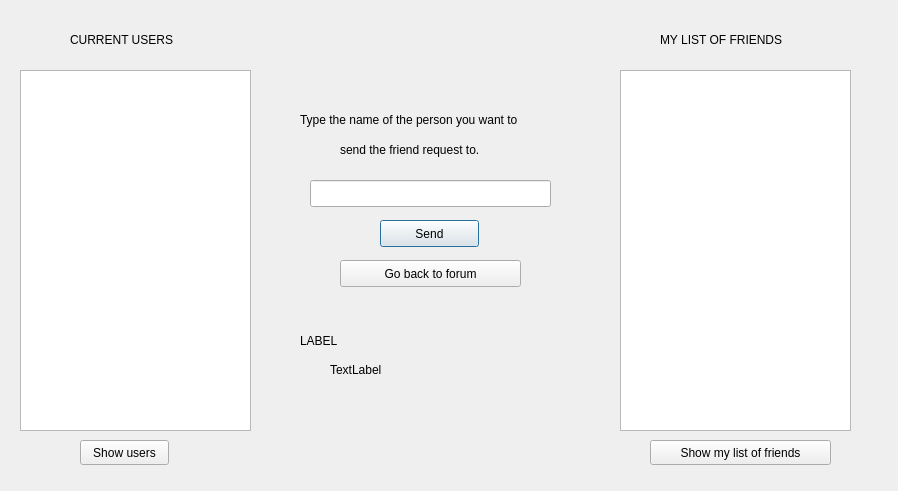
<?xml version="1.0" encoding="UTF-8"?>
<ui version="4.0">
 <class>Friends</class>
 <widget class="QDialog" name="Friends">
  <property name="geometry">
   <rect>
    <x>0</x>
    <y>0</y>
    <width>898</width>
    <height>491</height>
   </rect>
  </property>
  <property name="windowTitle">
   <string>Dialog</string>
  </property>
  <widget class="QTextEdit" name="textEdit">
   <property name="geometry">
    <rect>
     <x>20</x>
     <y>70</y>
     <width>231</width>
     <height>361</height>
    </rect>
   </property>
  </widget>
  <widget class="QLabel" name="label">
   <property name="geometry">
    <rect>
     <x>70</x>
     <y>30</y>
     <width>131</width>
     <height>20</height>
    </rect>
   </property>
   <property name="text">
    <string>CURRENT USERS</string>
   </property>
  </widget>
  <widget class="QLabel" name="label_2">
   <property name="geometry">
    <rect>
     <x>300</x>
     <y>110</y>
     <width>291</width>
     <height>20</height>
    </rect>
   </property>
   <property name="text">
    <string>Type the name of the person you want to</string>
   </property>
  </widget>
  <widget class="QPushButton" name="pushButton">
   <property name="geometry">
    <rect>
     <x>380</x>
     <y>220</y>
     <width>99</width>
     <height>27</height>
    </rect>
   </property>
   <property name="text">
    <string>Send</string>
   </property>
  </widget>
  <widget class="QPushButton" name="pushButton_2">
   <property name="geometry">
    <rect>
     <x>340</x>
     <y>260</y>
     <width>181</width>
     <height>27</height>
    </rect>
   </property>
   <property name="text">
    <string>Go back to forum</string>
   </property>
  </widget>
  <widget class="QLineEdit" name="lineEdit">
   <property name="geometry">
    <rect>
     <x>310</x>
     <y>180</y>
     <width>241</width>
     <height>27</height>
    </rect>
   </property>
  </widget>
  <widget class="QLabel" name="label_3">
   <property name="geometry">
    <rect>
     <x>340</x>
     <y>140</y>
     <width>231</width>
     <height>20</height>
    </rect>
   </property>
   <property name="text">
    <string>send the friend request to.</string>
   </property>
  </widget>
  <widget class="QLabel" name="label_4">
   <property name="geometry">
    <rect>
     <x>300</x>
     <y>330</y>
     <width>281</width>
     <height>21</height>
    </rect>
   </property>
   <property name="text">
    <string>LABEL</string>
   </property>
  </widget>
  <widget class="QPushButton" name="pushButton_3">
   <property name="geometry">
    <rect>
     <x>80</x>
     <y>440</y>
     <width>89</width>
     <height>25</height>
    </rect>
   </property>
   <property name="text">
    <string>Show users</string>
   </property>
  </widget>
  <widget class="QTextEdit" name="textEdit_2">
   <property name="geometry">
    <rect>
     <x>620</x>
     <y>70</y>
     <width>231</width>
     <height>361</height>
    </rect>
   </property>
  </widget>
  <widget class="QPushButton" name="pushButton_4">
   <property name="geometry">
    <rect>
     <x>650</x>
     <y>440</y>
     <width>181</width>
     <height>25</height>
    </rect>
   </property>
   <property name="text">
    <string>Show my list of friends</string>
   </property>
  </widget>
  <widget class="QLabel" name="label_5">
   <property name="geometry">
    <rect>
     <x>660</x>
     <y>30</y>
     <width>141</width>
     <height>20</height>
    </rect>
   </property>
   <property name="text">
    <string>MY LIST OF FRIENDS</string>
   </property>
  </widget>
  <widget class="QLabel" name="label_6">
   <property name="geometry">
    <rect>
     <x>330</x>
     <y>360</y>
     <width>231</width>
     <height>20</height>
    </rect>
   </property>
   <property name="text">
    <string>TextLabel</string>
   </property>
  </widget>
 </widget>
 <resources/>
 <connections/>
</ui>
